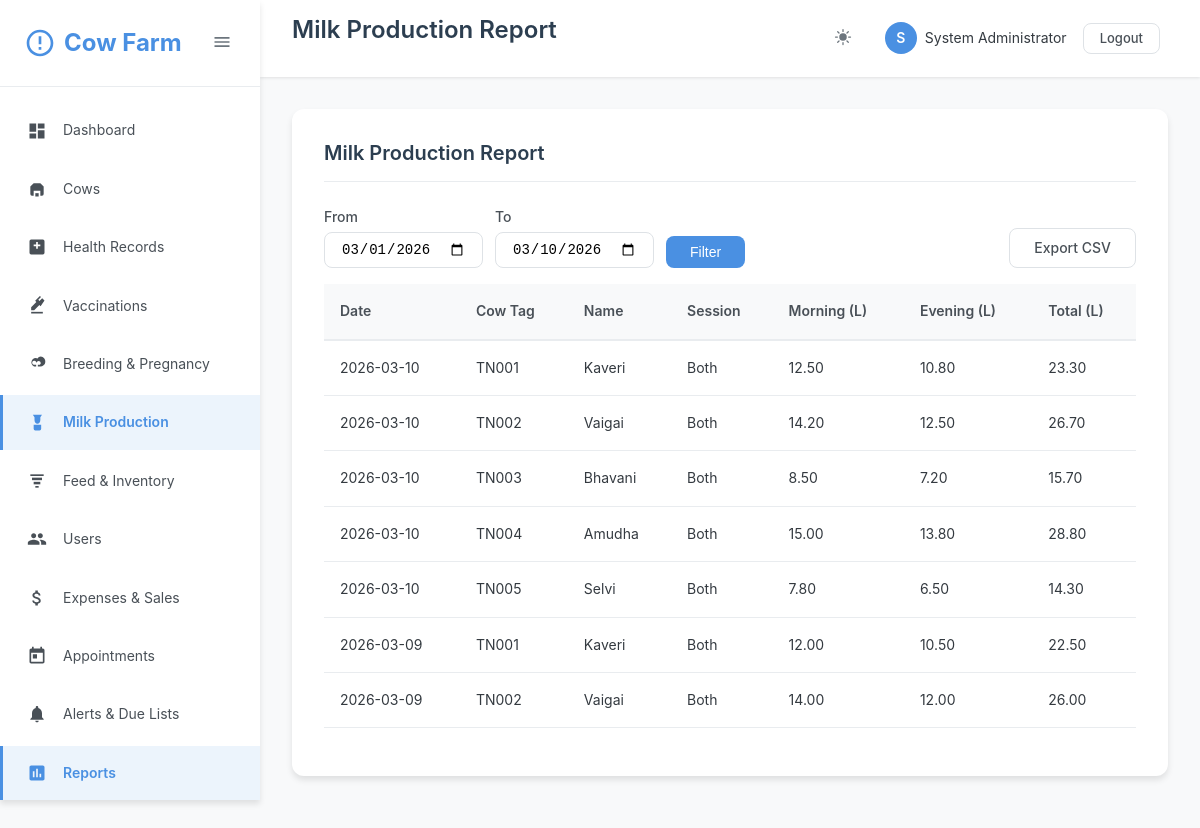
Page /reports/milk_report.php (signed in) on the committed database.
### tables this page shows
CREATE TABLE IF NOT EXISTS users (
    id INT AUTO_INCREMENT PRIMARY KEY,
    username VARCHAR(50) UNIQUE NOT NULL,
    email VARCHAR(100) UNIQUE NOT NULL,
    password VARCHAR(255) NOT NULL,
    full_name VARCHAR(100) NOT NULL,
    role ENUM('admin', 'vet', 'manager', 'staff') DEFAULT 'staff',
    phone VARCHAR(20),
    status ENUM('active', 'inactive') DEFAULT 'active',
    created_at TIMESTAMP DEFAULT CURRENT_TIMESTAMP,
    updated_at TIMESTAMP DEFAULT CURRENT_TIMESTAMP ON UPDATE CURRENT_TIMESTAMP
);

CREATE TABLE IF NOT EXISTS milk_production (
    id INT AUTO_INCREMENT PRIMARY KEY,
    cow_id INT NOT NULL,
    production_date DATE NOT NULL,
    session ENUM('morning', 'evening', 'both') DEFAULT 'both',
    morning_yield DECIMAL(8,2),
    evening_yield DECIMAL(8,2),
    total_yield DECIMAL(8,2),
    quality_grade VARCHAR(20),
    temperature DECIMAL(5,2),
    notes TEXT,
    recorded_by INT,
    created_at TIMESTAMP DEFAULT CURRENT_TIMESTAMP,
    FOREIGN KEY (cow_id) REFERENCES cows(id) ON DELETE CASCADE,
    FOREIGN KEY (recorded_by) REFERENCES users(id) ON DELETE SET NULL
);

CREATE TABLE IF NOT EXISTS cows (
    id INT AUTO_INCREMENT PRIMARY KEY,
    tag_number VARCHAR(50) UNIQUE NOT NULL,
    name VARCHAR(100),
    breed VARCHAR(50),
    date_of_birth DATE,
    gender ENUM('male', 'female') NOT NULL,
    weight DECIMAL(8,2),
    color VARCHAR(50),
    photo VARCHAR(255),
    sire_tag VARCHAR(50),
    dam_tag VARCHAR(50),
    purchase_date DATE,
    purchase_price DECIMAL(10,2),
    status ENUM('active', 'sold', 'deceased', 'transferred') DEFAULT 'active',
    notes TEXT,
    created_by INT,
    created_at TIMESTAMP DEFAULT CURRENT_TIMESTAMP,
    updated_at TIMESTAMP DEFAULT CURRENT_TIMESTAMP ON UPDATE CURRENT_TIMESTAMP,
    FOREIGN KEY (created_by) REFERENCES users(id) ON DELETE SET NULL
);

### reports/milk_report.php (the view, shortened to what the rows shown need)
<?php
require_once __DIR__ . '/../classes/Auth.php';
require_once __DIR__ . '/../classes/Database.php';
require_once __DIR__ . '/../classes/Helper.php';
$db = new DBHelper();
$fromDate = $_GET['from'] ?? date('Y-m-01');
$toDate = $_GET['to'] ?? date('Y-m-d');
$params = [];
$where = 'WHERE 1=1';
if (!empty($fromDate)) {
    $where .= ' AND mp.production_date >= ?';
    $params[] = $fromDate;
}
if (!empty($toDate)) {
    $where .= ' AND mp.production_date <= ?';
    $params[] = $toDate;
}
$records = $db->fetchAll("
    SELECT mp.*, c.tag_number, c.name AS cow_name
    FROM milk_production mp
    JOIN cows c ON mp.cow_id = c.id
    $where
    ORDER BY mp.production_date DESC, c.tag_number
", $params);
$pageTitle = 'Milk Production Report';
include __DIR__ . '/../includes/header.php';
?>
<div class="content-area">
    <div class="card">
        <div class="card-header">
            <h2 class="card-title">Milk Production Report</h2>
        </div>
        <div class="card-body">
            <div class="table-responsive">
                <table class="table">
                    <thead>
                        <tr>
                            <th>Date</th>
                            <th>Cow Tag</th>
                            <th>Name</th>
                            <th>Session</th>
                            <th>Morning (L)</th>
                            <th>Evening (L)</th>
                            <th>Total (L)</th>
                        </tr>
                    </thead>
                    <tbody>
                        <?php if (empty($records)): ?>
                            <tr>
                                <td colspan="7" style="text-align:center; color:#999;">No records found for selected period.</td>
                            </tr>
                        <?php else: ?>
                            <?php foreach ($records as $row): ?>
                                <tr>
                                    <td><?php echo Helper::formatDate($row['production_date']); ?></td>
                                    <td><?php echo htmlspecialchars($row['tag_number']); ?></td>
                                    <td><?php echo htmlspecialchars($row['cow_name'] ?? '-'); ?></td>
                                    <td><?php echo htmlspecialchars(ucfirst($row['session'])); ?></td>
                                    <td><?php echo number_format($row['morning_yield'], 2); ?></td>
                                    <td><?php echo number_format($row['evening_yield'], 2); ?></td>
                                    <td><?php echo number_format($row['total_yield'], 2); ?></td>
                                </tr>
                            <?php endforeach; ?>
                        <?php endif; ?>
                    </tbody>
                </table>
            </div>
        </div>
    </div>
</div>
<?php include __DIR__ . '/../includes/footer.php'; ?>

### includes/header.php (shortened to what the rows shown need)
<?php
require_once __DIR__ . '/../classes/Auth.php';
$auth = new Auth();
$currentUser = $auth->getCurrentUser();
?>
<!DOCTYPE html>
<html lang="en">
<head>
    <link rel="stylesheet" href="<?php echo BASE_URL; ?>assets/css/style.css">
    <link rel="stylesheet" href="<?php echo BASE_URL; ?>assets/css/icons.css">
</head>
<body>
    <?php if ($auth->isLoggedIn()): ?>
    <aside class="sidebar" id="sidebar">
        <div class="sidebar-header">
            <div class="sidebar-logo">
                <svg class="sidebar-logo-icon" viewBox="0 0 24 24">
                    <path d="M12 2C6.48 2 2 6.48 2 12s4.48 10 10 10 10-4.48 10-10S17.52 2 12 2zm0 18c-4.41 0-8-3.59-8-8s3.59-8 8-8 8 3.59 8 8-3.59 8-8 8zm-1-13h2v6h-2zm0 8h2v2h-2z"/>
                </svg>
                <span class="sidebar-menu-text">Cow Farm</span>
            </div>
            <button class="sidebar-toggle" id="sidebarToggle">
                <svg width="20" height="20" viewBox="0 0 24 24" fill="currentColor">
                    <path d="M3 18h18v-2H3v2zm0-5h18v-2H3v2zm0-7v2h18V6H3z"/>
                </svg>
            </button>
        </div>
        <nav>
            <ul class="sidebar-menu">
                <li class="sidebar-menu-item">
                    <a href="<?php echo BASE_URL; ?>dashboard.php" class="sidebar-menu-link <?php echo basename($_SERVER['PHP_SELF']) == 'dashboard.php' ? 'active' : ''; ?>">
                        <svg class="sidebar-menu-icon" viewBox="0 0 24 24">
                            <path d="M3 13h8V3H3v10zm0 8h8v-6H3v6zm10 0h8V11h-8v10zm0-18v6h8V3h-8z"/>
                        </svg>
                        <span class="sidebar-menu-text">Dashboard</span>
                    </a>
                </li>
                <li class="sidebar-menu-item">
                    <a href="<?php echo BASE_URL; ?>cows/index.php" class="sidebar-menu-link <?php echo strpos($_SERVER['PHP_SELF'], 'cows') !== false ? 'active' : ''; ?>">
                        <svg class="sidebar-menu-icon" viewBox="0 0 24 24">
                            <path d="M4 9l4-4h8l4 4v9a2 2 0 0 1-2 2h-2v-6H8v6H6a2 2 0 0 1-2-2V9z"/>
                            <path d="M10 21v-4h4v4"/>
                        </svg>
                        <span class="sidebar-menu-text">Cows</span>
                    </a>
                </li>
                <li class="sidebar-menu-item">
                    <a href="<?php echo BASE_URL; ?>health/index.php" class="sidebar-menu-link <?php echo strpos($_SERVER['PHP_SELF'], 'health') !== false ? 'active' : ''; ?>">
                        <svg class="sidebar-menu-icon" viewBox="0 0 24 24">
                            <path d="M19 3H5A2 2 0 0 0 3 5v14a2 2 0 0 0 2 2h14a2 2 0 0 0 2-2V5a2 2 0 0 0-2-2zm-3 8h-3v3h-2v-3H8V9h3V6h2v3h3z"/>
                        </svg>
                        <span class="sidebar-menu-text">Health Records</span>
                    </a>
                </li>
                <li class="sidebar-menu-item">
                    <a href="<?php echo BASE_URL; ?>health/vaccinations.php" class="sidebar-menu-link <?php echo strpos($_SERVER['PHP_SELF'], 'vaccinations') !== false ? 'active' : ''; ?>">
                        <svg class="sidebar-menu-icon" viewBox="0 0 24 24">
                            <path d="M21 5.5l-2.79-2.8-3.22 3.22-1.42-1.42L16.79 1.3 15.5 0 9.79 5.71l1.42 1.42L5 13.36V17h3.64l6.21-6.21 1.42 1.42L21 5.5z"/>
                            <path d="M5 19h14v2H5z"/>
                        </svg>
                        <span class="sidebar-menu-text">Vaccinations</span>
                    </a>
                </li>
                <li class="sidebar-menu-item">
                    <a href="<?php echo BASE_URL; ?>breeding/index.php" class="sidebar-menu-link <?php echo strpos($_SERVER['PHP_SELF'], 'breeding') !== false ? 'active' : ''; ?>">
                        <svg class="sidebar-menu-icon" viewBox="0 0 24 24">
                            <path d="M16.5 3a4.5 4.5 0 0 0-3.89 2.25A4.5 4.5 0 1 0 8.5 15H11v-2H8.5A2.5 2.5 0 1 1 10.7 9l.8 1.39.8-1.39A2.5 2.5 0 1 1 15.5 13H13v2h2.5A4.5 4.5 0 0 0 16.5 3z"/>
                        </svg>
                        <span class="sidebar-menu-text">Breeding & Pregnancy</span>
                    </a>
                </li>
                <li class="sidebar-menu-item">
                    <a href="<?php echo BASE_URL; ?>milk/index.php" class="sidebar-menu-link <?php echo strpos($_SERVER['PHP_SELF'], 'milk') !== false ? 'active' : ''; ?>">
                        <svg class="sidebar-menu-icon" viewBox="0 0 24 24">
                            <path d="M7 2l2 3v3.5C9 11.43 10.57 13 12.5 13S16 11.43 16 8.5V5l2-3H7z"/>
                            <path d="M8 14h9v5a2 2 0 0 1-2 2H10a2 2 0 0 1-2-2v-5z"/>
                        </svg>
                        <span class="sidebar-menu-text">Milk Production</span>
                    </a>
                </li>
                <li class="sidebar-menu-item">
                    <a href="<?php echo BASE_URL; ?>feed/index.php" class="sidebar-menu-link <?php echo strpos($_SERVER['PHP_SELF'], 'feed') !== false ? 'active' : ''; ?>">
                        <svg class="sidebar-menu-icon" viewBox="0 0 24 24">
                            <path d="M4 4h16v2H4z"/>
                            <path d="M6 8h12v3H6z"/>
                            <path d="M8 13h8v3H8z"/>
                            <path d="M10 18h4v2h-4z"/>
                        </svg>
                        <span class="sidebar-menu-text">Feed & Inventory</span>
                    </a>
                </li>
                <?php if ($auth->hasRole([ROLE_ADMIN, ROLE_MANAGER])): ?>
                <li class="sidebar-menu-item">
                    <a href="<?php echo BASE_URL; ?>users/index.php" class="sidebar-menu-link <?php echo strpos($_SERVER['PHP_SELF'], 'users') !== false ? 'active' : ''; ?>">
                        <span class="sidebar-menu-text">Users</span>
                    </a>
                </li>
                <?php endif; ?>
                <li class="sidebar-menu-item">
                    <a href="<?php echo BASE_URL; ?>expenses/index.php" class="sidebar-menu-link <?php echo strpos($_SERVER['PHP_SELF'], 'expenses') !== false ? 'active' : ''; ?>">
                        <span class="sidebar-menu-text">Expenses & Sales</span>
                    </a>
                </li>
                <li class="sidebar-menu-item">
                    <a href="<?php echo BASE_URL; ?>appointments/index.php" class="sidebar-menu-link <?php echo strpos($_SERVER['PHP_SELF'], 'appointments') !== false ? 'active' : ''; ?>">
                        <svg class="sidebar-menu-icon" viewBox="0 0 24 24">
                            <path d="M19 3h-1V1h-2v2H8V1H6v2H5c-1.11 0-1.99.9-1.99 2L3 19c0 1.1.89 2 2 2h14c1.1 0 2-.9 2-2V5c0-1.1-.9-2-2-2zm0 16H5V8h14v11zM7 10h5v5H7z"/>
                        </svg>
                        <span class="sidebar-menu-text">Appointments</span>
                    </a>
                </li>
                <li class="sidebar-menu-item">
                    <a href="<?php echo BASE_URL; ?>alerts/index.php" class="sidebar-menu-link <?php echo strpos($_SERVER['PHP_SELF'], 'alerts') !== false ? 'active' : ''; ?>">
                        <svg class="sidebar-menu-icon" viewBox="0 0 24 24">
                            <path d="M12 22c1.1 0 2-.9 2-2h-4c0 1.1.89 2 2 2zm6-6v-5c0-3.07-1.64-5.64-4.5-6.32V4c0-.83-.67-1.5-1.5-1.5s-1.5.67-1.5 1.5v.68C7.63 5.36 6 7.92 6 11v5l-2 2v1h16v-1l-2-2z"/>
                        </svg>
                        <span class="sidebar-menu-text">Alerts & Due Lists</span>
                    </a>
                </li>
                <li class="sidebar-menu-item">
                    <a href="<?php echo BASE_URL; ?>reports/index.php" class="sidebar-menu-link <?php echo strpos($_SERVER['PHP_SELF'], 'reports') !== false ? 'active' : ''; ?>">
                        <svg class="sidebar-menu-icon" viewBox="0 0 24 24">
                            <path d="M19 3H5c-1.1 0-2 .9-2 2v14c0 1.1.9 2 2 2h14c1.1 0 2-.9 2-2V5c0-1.1-.9-2-2-2zM9 17H7v-7h2v7zm4 0h-2V7h2v10zm4 0h-2v-4h2v4z"/>
                        </svg>
                        <span class="sidebar-menu-text">Reports</span>
                    </a>
                </li>
            </ul>
        </nav>
    </aside>
    <main class="main-content">
        <header class="header-bar">
            <div>
                <h1 class="header-title"><?php echo isset($pageTitle) ? $pageTitle : 'Dashboard'; ?></h1>
            </div>
            <div class="header-actions">
                <button class="header-btn" data-theme-toggle title="Toggle Dark Mode">
                </button>
                <div class="user-menu">
                    <div class="user-avatar"><?php echo strtoupper(substr($currentUser['full_name'], 0, 1)); ?></div>
                    <span><?php echo htmlspecialchars($currentUser['full_name']); ?></span>
                    <div style="margin-left: 8px;">
                        <a href="<?php echo BASE_URL; ?>logout.php" class="btn btn-sm btn-outline">Logout</a>
                    </div>
                </div>
            </div>
        </header>
    <?php endif; ?>

### rows in the picture
users: full_name "S", full_name "System Administrator"
milk_production: production_date "2026-03-10", cow.tag_number "TN001", cow.name "Kaveri", session "Both", morning_yield "12.50", evening_yield "10.80", total_yield "23.30"
milk_production: production_date "2026-03-10", cow.tag_number "TN002", cow.name "Vaigai", session "Both", morning_yield "14.20", evening_yield "12.50", total_yield "26.70"
milk_production: production_date "2026-03-10", cow.tag_number "TN003", cow.name "Bhavani", session "Both", morning_yield "8.50", evening_yield "7.20", total_yield "15.70"
milk_production: production_date "2026-03-10", cow.tag_number "TN004", cow.name "Amudha", session "Both", morning_yield "15.00", evening_yield "13.80", total_yield "28.80"
milk_production: production_date "2026-03-10", cow.tag_number "TN005", cow.name "Selvi", session "Both", morning_yield "7.80", evening_yield "6.50", total_yield "14.30"
milk_production: production_date "2026-03-09", cow.tag_number "TN001", cow.name "Kaveri", session "Both", morning_yield "12.00", evening_yield "10.50", total_yield "22.50"
milk_production: production_date "2026-03-09", cow.tag_number "TN002", cow.name "Vaigai", session "Both", morning_yield "14.00", evening_yield "12.00", total_yield "26.00"

### other values in the picture
$pageTitle "Milk Production Report"
